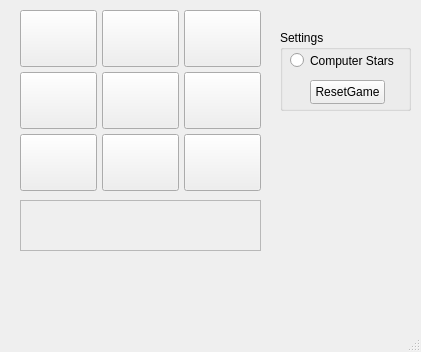
<?xml version="1.0" encoding="UTF-8"?>
<ui version="4.0">
 <class>TicTacToe</class>
 <widget class="QMainWindow" name="TicTacToe">
  <property name="geometry">
   <rect>
    <x>0</x>
    <y>0</y>
    <width>421</width>
    <height>352</height>
   </rect>
  </property>
  <property name="windowTitle">
   <string>TicTacToe</string>
  </property>
  <widget class="QWidget" name="centralwidget">
   <widget class="QWidget" name="gridLayoutWidget">
    <property name="geometry">
     <rect>
      <x>20</x>
      <y>10</y>
      <width>241</width>
      <height>181</height>
     </rect>
    </property>
    <layout class="QGridLayout" name="ticTacToeLayout" rowstretch="0,0,0">
     <property name="sizeConstraint">
      <enum>QLayout::SetNoConstraint</enum>
     </property>
     <property name="spacing">
      <number>5</number>
     </property>
     <item row="2" column="0">
      <widget class="QPushButton" name="bottomLeft">
       <property name="sizePolicy">
        <sizepolicy hsizetype="Expanding" vsizetype="Expanding">
         <horstretch>0</horstretch>
         <verstretch>0</verstretch>
        </sizepolicy>
       </property>
       <property name="text">
        <string/>
       </property>
       <attribute name="buttonGroup">
        <string notr="true">TTTButtonGroup</string>
       </attribute>
      </widget>
     </item>
     <item row="1" column="2">
      <widget class="QPushButton" name="midRight">
       <property name="sizePolicy">
        <sizepolicy hsizetype="Expanding" vsizetype="Expanding">
         <horstretch>0</horstretch>
         <verstretch>0</verstretch>
        </sizepolicy>
       </property>
       <property name="text">
        <string/>
       </property>
       <attribute name="buttonGroup">
        <string notr="true">TTTButtonGroup</string>
       </attribute>
      </widget>
     </item>
     <item row="1" column="1">
      <widget class="QPushButton" name="midMid">
       <property name="sizePolicy">
        <sizepolicy hsizetype="Expanding" vsizetype="Expanding">
         <horstretch>0</horstretch>
         <verstretch>0</verstretch>
        </sizepolicy>
       </property>
       <property name="text">
        <string/>
       </property>
       <attribute name="buttonGroup">
        <string notr="true">TTTButtonGroup</string>
       </attribute>
      </widget>
     </item>
     <item row="2" column="2">
      <widget class="QPushButton" name="bottomRight">
       <property name="sizePolicy">
        <sizepolicy hsizetype="Expanding" vsizetype="Expanding">
         <horstretch>0</horstretch>
         <verstretch>0</verstretch>
        </sizepolicy>
       </property>
       <property name="text">
        <string/>
       </property>
       <attribute name="buttonGroup">
        <string notr="true">TTTButtonGroup</string>
       </attribute>
      </widget>
     </item>
     <item row="1" column="0">
      <widget class="QPushButton" name="midLeft">
       <property name="sizePolicy">
        <sizepolicy hsizetype="Expanding" vsizetype="Expanding">
         <horstretch>0</horstretch>
         <verstretch>0</verstretch>
        </sizepolicy>
       </property>
       <property name="text">
        <string/>
       </property>
       <attribute name="buttonGroup">
        <string notr="true">TTTButtonGroup</string>
       </attribute>
      </widget>
     </item>
     <item row="2" column="1">
      <widget class="QPushButton" name="bottomMid">
       <property name="sizePolicy">
        <sizepolicy hsizetype="Expanding" vsizetype="Expanding">
         <horstretch>0</horstretch>
         <verstretch>0</verstretch>
        </sizepolicy>
       </property>
       <property name="text">
        <string/>
       </property>
       <attribute name="buttonGroup">
        <string notr="true">TTTButtonGroup</string>
       </attribute>
      </widget>
     </item>
     <item row="0" column="2">
      <widget class="QPushButton" name="topRight">
       <property name="sizePolicy">
        <sizepolicy hsizetype="Expanding" vsizetype="Expanding">
         <horstretch>0</horstretch>
         <verstretch>0</verstretch>
        </sizepolicy>
       </property>
       <property name="text">
        <string/>
       </property>
       <attribute name="buttonGroup">
        <string notr="true">TTTButtonGroup</string>
       </attribute>
      </widget>
     </item>
     <item row="0" column="1">
      <widget class="QPushButton" name="topMid">
       <property name="sizePolicy">
        <sizepolicy hsizetype="Expanding" vsizetype="Expanding">
         <horstretch>0</horstretch>
         <verstretch>0</verstretch>
        </sizepolicy>
       </property>
       <property name="text">
        <string/>
       </property>
       <attribute name="buttonGroup">
        <string notr="true">TTTButtonGroup</string>
       </attribute>
      </widget>
     </item>
     <item row="0" column="0">
      <widget class="QPushButton" name="topLeft">
       <property name="sizePolicy">
        <sizepolicy hsizetype="Expanding" vsizetype="Expanding">
         <horstretch>0</horstretch>
         <verstretch>0</verstretch>
        </sizepolicy>
       </property>
       <property name="text">
        <string/>
       </property>
       <attribute name="buttonGroup">
        <string notr="true">TTTButtonGroup</string>
       </attribute>
      </widget>
     </item>
    </layout>
   </widget>
   <widget class="QTextEdit" name="gameOutput">
    <property name="enabled">
     <bool>false</bool>
    </property>
    <property name="geometry">
     <rect>
      <x>20</x>
      <y>200</y>
      <width>241</width>
      <height>51</height>
     </rect>
    </property>
    <property name="sizePolicy">
     <sizepolicy hsizetype="MinimumExpanding" vsizetype="MinimumExpanding">
      <horstretch>0</horstretch>
      <verstretch>0</verstretch>
     </sizepolicy>
    </property>
   </widget>
   <widget class="QGroupBox" name="settingsBox">
    <property name="geometry">
     <rect>
      <x>280</x>
      <y>30</y>
      <width>131</width>
      <height>81</height>
     </rect>
    </property>
    <property name="title">
     <string>Settings</string>
    </property>
    <widget class="QRadioButton" name="computerStarts">
     <property name="geometry">
      <rect>
       <x>10</x>
       <y>20</y>
       <width>111</width>
       <height>21</height>
      </rect>
     </property>
     <property name="text">
      <string>Computer Stars</string>
     </property>
    </widget>
    <widget class="QPushButton" name="resetButton">
     <property name="geometry">
      <rect>
       <x>30</x>
       <y>50</y>
       <width>75</width>
       <height>24</height>
      </rect>
     </property>
     <property name="text">
      <string>ResetGame</string>
     </property>
    </widget>
   </widget>
  </widget>
  <widget class="QMenuBar" name="menubar">
   <property name="geometry">
    <rect>
     <x>0</x>
     <y>0</y>
     <width>421</width>
     <height>22</height>
    </rect>
   </property>
  </widget>
  <widget class="QStatusBar" name="statusbar"/>
 </widget>
 <resources/>
 <connections/>
 <buttongroups>
  <buttongroup name="TTTButtonGroup"/>
 </buttongroups>
</ui>
